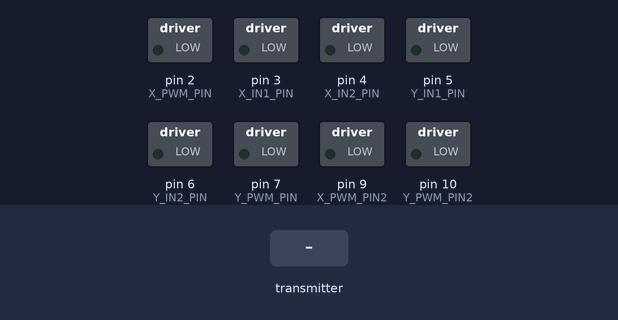
Recording of a sketch running on a simulated Arduino Mega 2560, built with avr-gcc and run on an emulated ATmega2560. Parts: switched loads named in the sketch (green lamp = pin HIGH). Inputs (shaded band) come from the test bench. No radio packets arrive unless stated; what the sketch prints to the serial monitor is not drawn.

Above: at 1.2 s.
1.3 s: the transmitter starts sending payload = 1023
At 2.2 s:
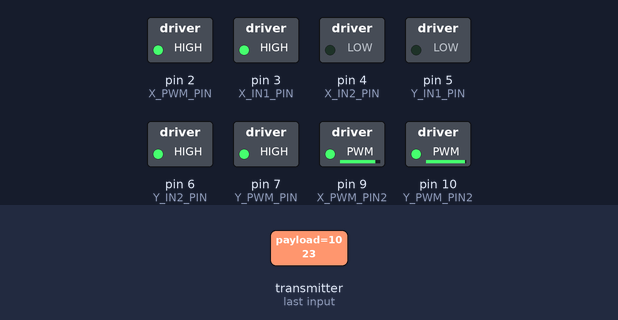
3.0 s: the transmitter starts sending payload = 0
At 4.8 s:
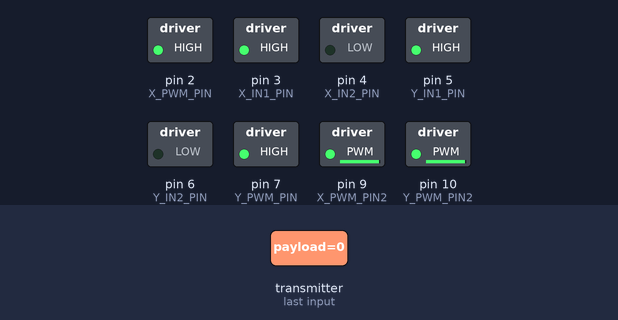
6.0 s: the transmitter starts sending payload = 1023
At 6.16 s:
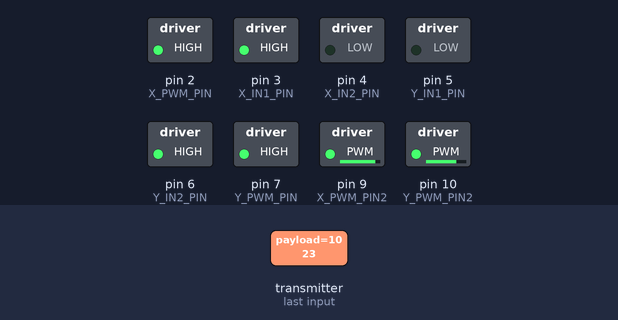
Timing chart, 0 to 9.0 s (numbered marks = the images above; inputs shaded):
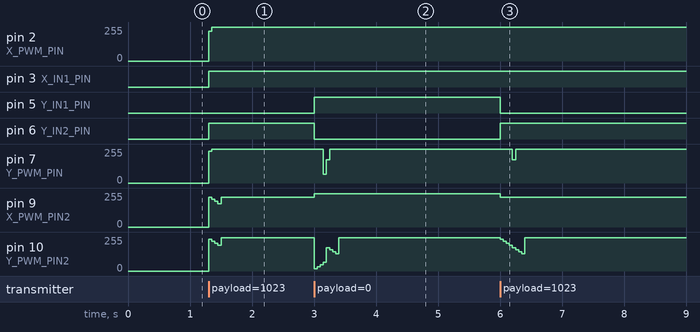

Measured:
- after the input at 1.3 s, pin 2 (X_PWM_PIN), pin 7 (Y_PWM_PIN): 0/255 → 255/255 at once; pin 3 (X_IN1_PIN), pin 6 (Y_IN2_PIN): LOW → HIGH at once; pin 9 (X_PWM_PIN2): 0/255 → 224/255 at once; pin 10 (Y_PWM_PIN2): 0/255 → 248/255 at once
- after the input at 3.0 s, pin 5 (Y_IN1_PIN): LOW → HIGH at once; pin 6 (Y_IN2_PIN): HIGH → LOW at once; pin 7 (Y_PWM_PIN): 255/255 → 64/255 after 0.15 s, → 176/255 0.05 s later, → 255/255 0.05 s later; pin 9 (X_PWM_PIN2): 224/255 → 248/255 at once
- after the input at 6.0 s, pin 5 (Y_IN1_PIN): HIGH → LOW at once; pin 6 (Y_IN2_PIN): LOW → HIGH at once; pin 7 (Y_PWM_PIN): 255/255 → 176/255 after 0.20 s, → 255/255 0.05 s later; pin 9 (X_PWM_PIN2): 248/255 → 224/255 at once

The sketch:

BB8_Reciever.ino
```cpp
/*
  Getting Started example sketch for nRF24L01+ radios
  This is a very basic example of how to send data from one node to another
  Updated: Dec 2014 by TMRh20
*/

#include <SPI.h>
#include "RF24.h"

/****************** User Config ***************************/
/***      Set this radio as radio number 0 or 1         ***/
bool radioNumber = 1;

//Pins used to control X and Y axis on motors
const int X_PWM_PIN = 2;
const int X_IN1_PIN = 3;
const int X_IN2_PIN = 4;
const int Y_PWM_PIN = 7;
const int Y_IN1_PIN = 5;
const int Y_IN2_PIN = 6;

const int X_PWM_PIN2 = 9;
const int X_IN1_PIN2 = 34;
const int X_IN2_PIN2 = 33;
const int Y_PWM_PIN2 = 10;
const int Y_IN1_PIN2 = 36;
const int Y_IN2_PIN2 = 35;

/* Hardware configuration: Set up nRF24L01 radio on SPI bus plus pins 7 & 8 */
RF24 radio(8, 53);
/**********************************************************/

byte addresses[][6] = {"1Node", "2Node"};

// Used to control whether this node is sending or receiving
//NOTE we will always be reading, so we don't need to use role.
//bool role = 0;

void setup() {
  pinMode(53, OUTPUT); //Required on Arduino MEGA
  Serial.begin(115200);

  radio.begin();

  // Set the PA Level low to prevent power supply related issues since this is a
  // getting_started sketch, and the likelihood of close proximity of the devices. RF24_PA_MAX is default.
  radio.setPALevel(RF24_PA_LOW);

  // Open a writing and reading pipe on each radio, with opposite addresses
  if (radioNumber) {
    radio.openWritingPipe(addresses[1]);
    radio.openReadingPipe(1, addresses[0]);
  } else {
    radio.openWritingPipe(addresses[0]);
    radio.openReadingPipe(1, addresses[1]);
  }

  // Start the radio listening for data
  radio.startListening();

  //Set motor pins to output
  pinMode(X_PWM_PIN, OUTPUT);
  pinMode(X_IN1_PIN, OUTPUT);
  pinMode(X_IN2_PIN, OUTPUT);
  pinMode(Y_PWM_PIN, OUTPUT);
  pinMode(Y_IN1_PIN, OUTPUT);
  pinMode(Y_IN2_PIN, OUTPUT);
}

  // Sets "Previous Values" for very beginning
  int prevMotorY = 1;      // Previous Joystick 1 Y-axis value
  int prevMotorX = 2;      // Previous Joystick 1 X-axis value

void loop() {

  /****************** Pong Back Role ***************************/

  unsigned long payload; // payload variable 4 bytes
  //unsigned long identifier; // identifier
  int motorY;      //Joystick 1 Y-axis
  int motorX;      //Joystick 1 X-axis

  int dampingConstant = 30; // How fast input increases or decreases. Higher = faster acceleration.
  int outputMotorY;      // Actual Joystick 1 Y-axis output, for debugging
  int outputMotorX;      // Actual Joystick 1 X-axis output, for debugging

  if( radio.available()){
    // Variable for the received timestamp
    while (radio.available()) {                                   // While there is data ready
      radio.read( &payload, sizeof(unsigned long) );             // Get the payload
    }

    //Decode our message into individual motor signals
    // Payload structure:
    //  ---- ---- | ---- ---- | ---- ---- | ---- ---- |
    //    Other       Other     Motor X      Motor Y
    //-------------------------------------------------------
    motorY = payload & 0x000000FF; // Mask Everything except the Motor Back signal
    payload = payload;            //Recopy payload (since we masked out all the other bits)
    motorX = (payload & 0x0000FF00) >> 8; // Mask Everything except the Motor Forward signal and shift it to the lowest bits

    //Joystick values can range -127 and +127, set 127 to 0 by subtracting 127
    motorY -= 127;
    motorX -= 127;

    // UNCOMMENT TO VIEW CURRENT JOYSTICK VALUES
    /*Serial.print("Y_X: ");
    Serial.print(motorY);
    Serial.print("_");
    Serial.println(motorX);
    Serial.print("\n");*/

    //Encode m1 and m2 values as:
    //Bits
    //IN1 IN2 | Function   |
    //-------------------------
    // 0  0   | release    |
    // 0  1   | forward    |
    // 1  0   | backward   |
    // 1  1   | brake      |

    if (motorY > prevMotorY){         // if increasing in Y, scale up by damping constant
      prevMotorY += dampingConstant;
      Serial.print("Yes");
      if (prevMotorY > motorY){
        Serial.print("UH OH BOYO");
        prevMotorY = motorY;}
      }
    if (motorY < prevMotorY){         // if decreasing in Y, scale down by damping constant
      prevMotorY -= dampingConstant;
      if (prevMotorY < motorY){
        prevMotorY = motorY;}
      }
    if (motorX > prevMotorX){         // if increasing in X, scale up by damping constant
      prevMotorX += dampingConstant;
      if (prevMotorX > motorX){
        prevMotorX = motorX;}
      }
    if (motorX < prevMotorX){         // if decreasing in X, scale down by damping constant
      prevMotorX -= dampingConstant;
      if (prevMotorX < motorX){
        prevMotorX = motorX;}
      }

    // UNCOMMENT TO VIEW ACTUAL OUTPUT DURING SCALING
    /*Serial.print("outputY_outputX: ");
    Serial.print(prevMotorY);
    Serial.print("_");
    Serial.println(prevMotorX);
    Serial.println("\n");*/

    //Encoding m1
    if (motorY < -5) {
      //need to move backward ( IN1 IN2 = 1 0 )
      // and convert joystick angle to positive analog signal from 0 to 1024
      digitalWrite(Y_IN1_PIN, 1);
      digitalWrite(Y_IN2_PIN, 0);
      digitalWrite(Y_IN1_PIN2, 1);
      digitalWrite(Y_IN2_PIN2, 0);
      analogWrite(Y_PWM_PIN, abs(prevMotorY) * 8);
      analogWrite(Y_PWM_PIN2, abs(prevMotorY) * 8);
    }
    else if (motorY > 5) {
      //need to move forward ( IN1 IN2 = 0 1 )
      // and convert joystick angle to positive analog signal from 0 to 1024
      digitalWrite(Y_IN1_PIN, 0);
      digitalWrite(Y_IN2_PIN, 1);
      digitalWrite(Y_IN1_PIN2, 0);
      digitalWrite(Y_IN2_PIN2, 1);
      analogWrite(Y_PWM_PIN, (prevMotorY-1) * 8);
      analogWrite(Y_PWM_PIN2, (prevMotorY-1) * 8);
    }
    else {
      //need to release motor ( IN1 IN2 = 0 0 )
      // and set speed to 0
      digitalWrite(Y_IN1_PIN, 0);
      digitalWrite(Y_IN2_PIN, 0);
      analogWrite(Y_PWM_PIN, abs(prevMotorY) * 8);
      digitalWrite(Y_IN1_PIN2, 0);
      digitalWrite(Y_IN2_PIN2, 0);
      analogWrite(Y_PWM_PIN2,  abs(prevMotorY) * 8);
    }

    //Encoding m2
    if (motorX < -5) {
      //need to move backward ( IN1 IN2 = 1 0 )
      // and convert joystick angle to positive analog signal from 0 to 1024
      digitalWrite(X_IN1_PIN, 1);
      digitalWrite(X_IN2_PIN, 0);
      digitalWrite(X_IN1_PIN2, 1);
      digitalWrite(X_IN2_PIN2, 0);
      analogWrite(X_PWM_PIN, abs(prevMotorX) * 8);
      analogWrite(X_PWM_PIN2, abs(prevMotorX) * 8);
    }
    else if (motorX > 5) {
      //need to move forward ( IN1 IN2 = 0 1 )
      // and convert joystick angle to positive analog signal from 0 to 1024
      digitalWrite(X_IN1_PIN, 0);
      digitalWrite(X_IN2_PIN, 1);
      digitalWrite(X_IN1_PIN2, 0);
      digitalWrite(X_IN2_PIN2, 1);
      analogWrite(X_PWM_PIN, (prevMotorX-1) * 8);
      analogWrite(X_PWM_PIN2, (prevMotorX-1) * 8);
    }
    else {
      //need to release motor ( IN1 IN2 = 0 0 )
      // and set speed to 0
      digitalWrite(X_IN1_PIN, 0);
      digitalWrite(X_IN2_PIN, 0);
      analogWrite(X_PWM_PIN, abs(prevMotorX) * 8);
      digitalWrite(X_IN1_PIN2, 0);
      digitalWrite(X_IN2_PIN2, 0);
      analogWrite(X_PWM_PIN2, abs(prevMotorX) * 8 );
    }
  }
} // Loop
```
